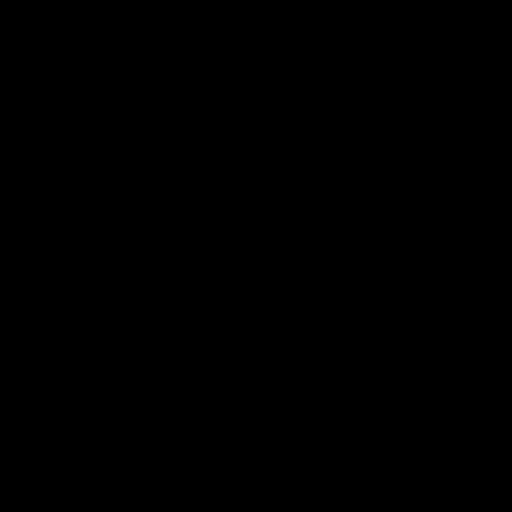
Frame 1 (no input)
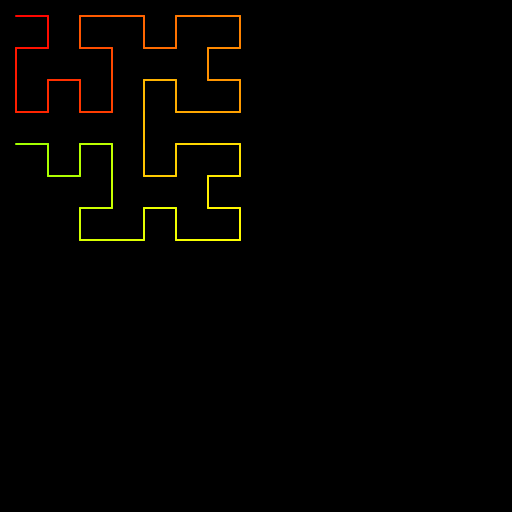
Frame 60 (no input)
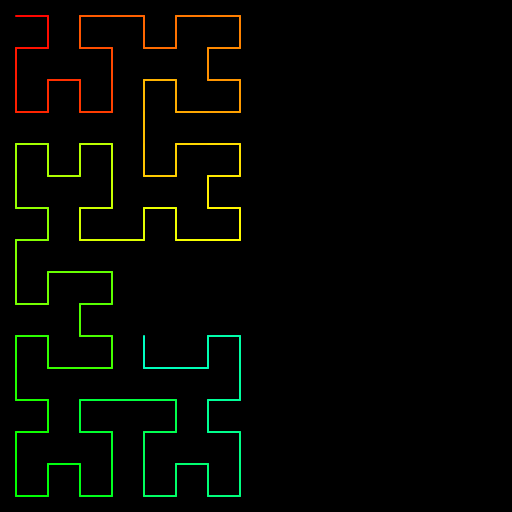
Frame 120 (the mouse pressed at the canvas centre since frame 60)

The p5.js sketch that drew these frames (run headless with seeded random() and noise() and a simulated clock; from frame 60 on, the mouse is pressed at the canvas centre):

// p5.js sketch
// ── sketch.js
const canvasSize = 512;
const bgColor = "#102b2bff";
const textOffset = 5;

var order;
var N;
var total;
var path;
var counter = 0;
var speed = 1;
var redraw;

var container;
var orderSlide;
var speedSlide;
var orderText;
var speedText;

function Init() {
  order = orderSlide.value();
  N = floor(pow(2, order));
  total = N * N;
  path = [];
  counter = 0;
  redraw = true;

  for (let i = 0; i < total; i++) {
    path[i] = hilbert(i);
    let len = width / N;
    path[i].mult(len);
    path[i].add(len / 2, len / 2);
  }

  orderText.html("order: " + orderSlide.value());

  setSpeed();
}

function setSpeed() {
  if (speedSlide.value() == speedSlide.elt.max) {
    speed = total;
    speedText.html("instant");
    return;
  }
  speed = speedSlide.value();
  speedText.html("speed:" + speed);
}

function setup() {
  createCanvas(canvasSize, canvasSize);
  colorMode(HSB, 360, 255, 255);

  container = createDiv();
  container.style("display", "flex");
  container.style("align-items", "center");
  container.style("gap", "20px");

  // Order
  orderSlide = createSlider(1, 8, 4, 1);
  orderSlide.input(Init);
  orderText = createSpan(orderSlide.value());

  // Speed
  speedSlide = createSlider(1, 101, 1, 1);
  speedSlide.input(setSpeed);
  speedText = createSpan(speedSlide.value());
  speedText.html("speed:" + speed);

  orderText.parent(container);
  orderSlide.parent(container);
  speedText.parent(container);
  speedSlide.parent(container);

  stroke(255);
  strokeWeight(2);
  Init();
}

function drawPath(upTo) {
  for (let i = 1; i < upTo; i++) {
    let h = map(i, 0, path.length, 0, 360);
    stroke(h, 255, 255);
    line(path[i].x, path[i].y, path[i - 1].x, path[i - 1].y);
  }
}

function draw() {
  if (!redraw) {
    return;
  }

  background(0);
  drawPath(counter);

  counter += speed;

  // if finished, do one last full draw and stop
  if (counter >= path.length) {
    counter = path.length;
    drawPath(counter);
    redraw = false;
  }
}

function hilbert(i) {
  let points = [];

  points.push(createVector(0, 0));
  points.push(createVector(0, 1));
  points.push(createVector(1, 1));
  points.push(createVector(1, 0));

  let index = i & 3;
  let v = points[index];

  let temp;

  for (let j = 1; j < order; j++) {
    i = i >>> 2;
    index = i & 3;
    let len = pow(2, j);

    switch (index) {
      case 0:
        temp = v.x;
        v.x = v.y;
        v.y = temp;
        break;
      case 1:
        v.y += len;
        break;
      case 2:
        v.x += len;
        v.y += len;
        break;
      case 3:
        temp = len - 1 - v.x;
        v.x = len - 1 - v.y;
        v.y = temp;

        v.x += len;
        break;
    }
  }
  return v;
}
